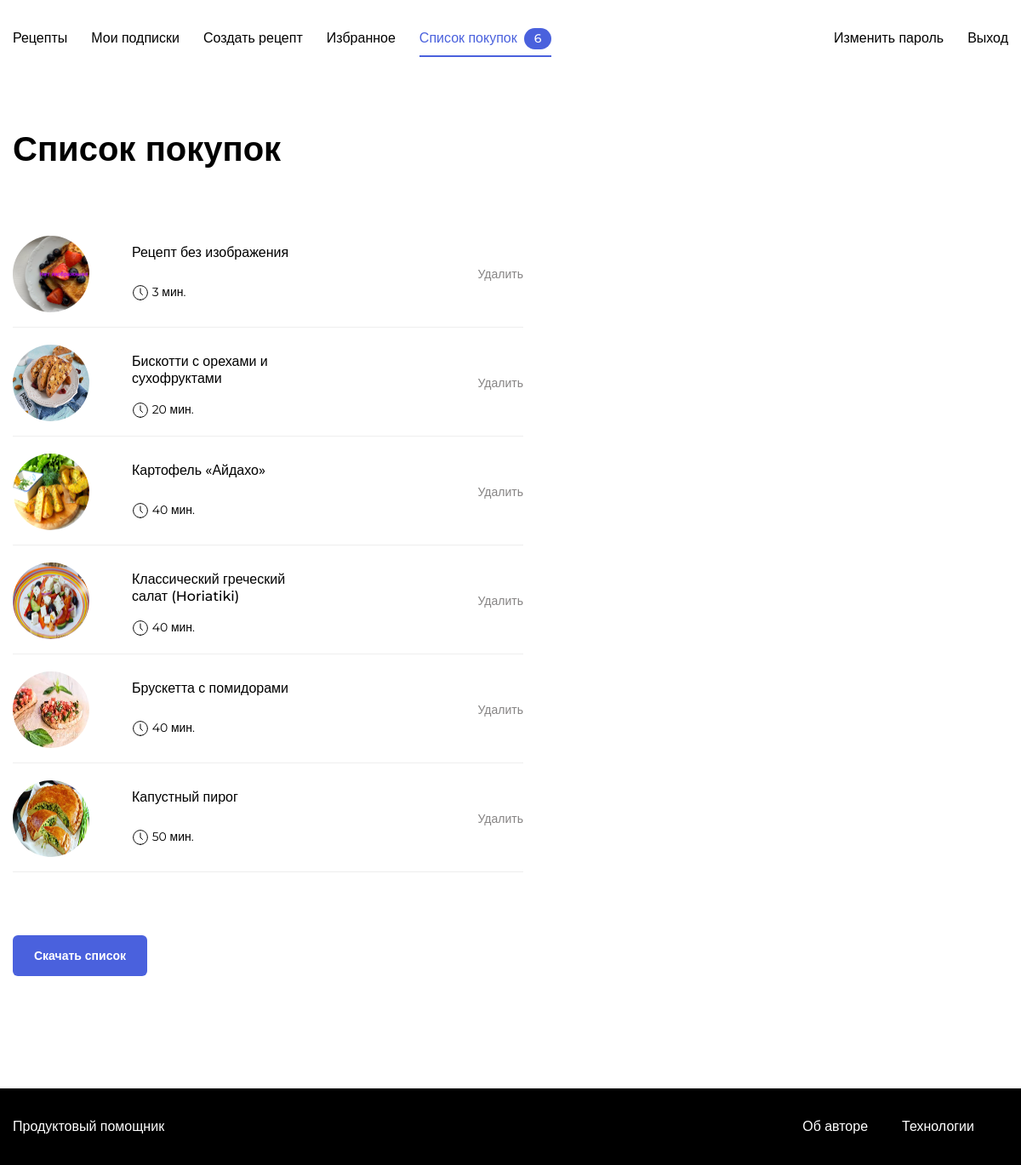
The app's page /shoplist/ (signed in) with its own data.
### users/models.py (models this page shows, shortened)
class CustomUser(AbstractUser):
    email_send = models.BooleanField(default=False)
    email = models.EmailField(blank=True, unique=True)
    is_active = models.BooleanField(default=False,)
    objects = CustomUserManager()

### recipes/models.py (models this page shows, shortened)
class Recipe(models.Model):
    author = models.ForeignKey(
        User, on_delete=models.CASCADE, verbose_name=_('author of recipe'), related_name='recipes'
    )
    title = models.CharField(
        _('the title of the recipe'), max_length=100, help_text=_('Enter the title of the recipe')
    )
    image = models.ImageField(
        _('image for recipe'), upload_to='recipes/', blank=True, null=True,
        default='recipes/defaultImage.png', help_text=_('Upload a recipe image')
    )
    description = models.TextField(
        _('Description of recipe'), blank=True, null=True, help_text=_('write a description of the recipe')
    )
    ingredients = models.ManyToManyField(
        Ingredient, through=RecipeIngredient, verbose_name=_('ingredient for recipe'),
        help_text=_('choose ingredients for your recipe')
    )
    recipe_tag = models.ManyToManyField(RecipeTag)
    cooking_time = models.PositiveSmallIntegerField(
        _('cooking time'), help_text=_('enter the cooking time in minutes'),
        validators=(
            MinValueValidator(1, 'Время приготовление должно быть больше 0 :-)'),
            MaxValueValidator(32767, 'Время приготовление должно быть меньше 32767. Это ну очень долго :-)'),
        ),
    )
    pub_date = models.DateTimeField(_('publication date'), auto_now_add=True)
    objects = RecipeQuerySet.as_manager()
    class Meta:
        ordering = ['-pub_date']
        verbose_name = _('Рецепт')
        verbose_name_plural = _('Рецепты')

### recipes/views.py (the view, shortened to what this page needs)
# urls.py: path('shoplist/', views.ShopList.as_view(), name='shoplist'),
class ShopList(ListView):
    template_name = 'recipes/shopList.html'
    context_object_name = 'recipes'
    def get_queryset(self):
        if self.request.user.is_authenticated:
            return Recipe.objects.filter(basket_recipe__user=self.request.user)

### recipes/templatetags/user_filter_tag.py (called while the page is built)
@register.filter
def shop_count(user, request):
    if user.is_authenticated:
        return BasketUser.objects.filter(user=user).count() or ''
    recipe_list = request.session.get('basket_recipes')
    if not recipe_list:
        return ''
    return len(recipe_list)

### recipes/utils.py (called while the page is built)
def tag_from_get(request):
    temp_actual_tags = {}
    for tag in TAGS:
        temp_tag = re.search(rf'{tag}=\d', request.get_full_path())
        if not temp_tag:
            temp_actual_tags[tag] = 1
    return temp_actual_tags

    def __call__(self, request):
        tags = tag_from_get(request)
        request.META['actual_tags'] = tags
        return self.get_response(request)

    def __call__(self, request):
        response = self.get_response(request)
        page = request.GET.get('page')
        paginator = response.context_data.get('paginator')
        if (page and paginator) and (page.isdigit() is False or int(page) > paginator.num_pages):
            q = request.GET.get('q')
            full_path = f'{request.path}?page={paginator.num_pages}'
            if q:
                full_path = f'{full_path}&q={q}'
            return redirect(full_path)
        return response

### recipes/templates/recipes/shopList.html (shortened to what this page needs)
{% extends 'base.html' %}
{% load static %}
{% load thumbnail %}
{% block main_title %}Список покупок{% endblock main_title %}
{% block content %}
    <div class="card-list card-list_column">
        <ul class="shopping-list">
            {% for recipe in recipes %}
            <li class="shopping-list__item" data-id="{{ recipe.id }}">
                <a class="href_no_decor" href='{% url 'recipes:recipe' recipe.author.username recipe.pk %}'><div class="recipe recipe_reverse">
                    {% include 'helper/page_elements/picture.html' with image=recipe.image size_picture="90x90" class="recipe__image recipe__image_big" %}
                    <h3 class="recipe__title ">{{ recipe.title }}</h3>
                    {% include 'helper/page_elements/recipe_clock.html' with class='recipe__text' clock=recipe.cooking_time %}
                </div></a>
                <a href="#" class="shopping-list__button link">Удалить</a>
            </li>
            {% endfor %}
        </ul>
    {% if recipes %}
        <a href="{% url 'recipes:shoplist_file' %}"><button class="button button_style_blue">Скачать список</button></a>
    {% else %}
        <p class="custom-text-block">Для скачивания файла с ингредиентами добавьте рецепты в корзину.</p>
    {% endif %}
    </div>
{% endblock content %}

### templates/auxiliary/nav.html (shortened to what this page needs)
{% load user_filter_tag %}
{% url 'recipes:index' as index %}
{% url 'recipes:subscriptions' as subscriptions %}
{% url 'recipes:new_recipe' as new_recipe %}
{% url 'recipes:favorite' request.user as favorite %}
{% url 'recipes:shoplist' as shoplist %}
{% url 'password_change' as password_change %}
{% url 'logout' as logout %}
<nav class="nav">
  <div class="nav__container container">
      <ul class="nav__items list">
          <li class="nav__item {% if request.path == index %}nav__item_active"><a class="nav__link link">{% else %}"><a class="nav__link link" href="{% url 'recipes:index' %}">{% endif %}Рецепты</a></li>
          {% if user.is_authenticated %}
          <li class="nav__item {% if request.path == subscriptions %}nav__item_active"><a class="nav__link link">{% else %}"><a class="nav__link link" href="{{ subscriptions }}">{% endif %}Мои подписки</a></li>
          <li class="nav__item {% if request.path == new_recipe %}nav__item_active"><a class="nav__link link">{% else %}"><a class="nav__link link" href="{{ new_recipe }}" class="nav__link link">{% endif %}Создать рецепт</a></li>
          <li class="nav__item {% if request.path == favorite %}nav__item_active"><a class="nav__link link">{% else %}"><a class="nav__link link" href="{{ favorite }}" class="nav__link link">{% endif %}Избранное</a></li>
          {% endif %}
          <li class="nav__item {% if request.path == shoplist %}nav__item_active"><a class="nav__link link">{% else %}"><a class="nav__link link" href="{{ shoplist }}" class="nav__link link">{% endif %}Список покупок</a> <span class="badge badge_style_blue nav__badge" id="counter">{{ user|shop_count:request}}</span></li>
      </ul>
      <ul class="nav__items list">
      {% if user.is_authenticated %}
          <li class="nav__item {% if request.path == password_change %}nav__item_active"><a class="nav__link link">{% else %}"><a class="nav__link link" href="{{ password_change }}">{% endif %}Изменить пароль</a></li>
          <li class="nav__item {% if request.path == logout %}nav__item_active"><a class="nav__link link">{% else %}"><a class="nav__link link" href="{{ logout }}">{% endif %}Выход</a></li>
      {% endif %}
      </ul>
  </div>
</nav>

### recipes/templates/helper/page_elements/picture.html
{% load thumbnail %}
{% thumbnail image size_picture crop="center" as im %}
    <img src="{{ im.url }}" width="{{ im.width }}" height="{{ im.height }}" alt="Картинка потeрялась :-(" class="{{ class }}">
{% endthumbnail %}

### recipes/templates/helper/page_elements/recipe_clock.html
<p class={{ class }}><span class="icon-time"></span> {{ clock }} мин.</p>

### recipes/static/recipes/pages/shopList.css (style rules this page uses)
* { box-sizing: border-box; }
html, body { min-height: 100%; }

### recipes/static/recipes/blocks/body/body.css (style rules this page uses)
.body { display: flex; flex-direction: column; }

### recipes/static/recipes/blocks/container/container.css (style rules this page uses)
.container { max-width: 1200px; padding: 0 15px; margin: 0 auto; width: 100%; }

### recipes/static/recipes/blocks/link/link.css (style rules this page uses)
.link { text-decoration: none; transition: opacity 0.2s; }

### recipes/static/recipes/blocks/button/button.css (style rules this page uses)
.button { font-family: 'Montserrat', sans-serif; font-style: normal; font-weight: 600; font-size: 14px; background: none; border-radius: 6px; padding: 12px 24px; height: 48px; line-height: normal; text-decoration: none; border: 1px solid transparent; transition: background 0.2s; outline: none; user-select: none; cursor: pointer; width: max-content; }

### recipes/static/recipes/blocks/button/_style/button_style_blue.css (style rules this page uses)
.button_style_blue { background: #4A61DD; color: #FFFFFF; transition: background 0.2s; }

### recipes/static/recipes/blocks/nav/nav.css (style rules this page uses)
.nav { height: 90px; width: 100%; }

### recipes/static/recipes/blocks/nav/__container/nav__container.css (style rules this page uses)
.nav__container { display: flex; justify-content: space-between; height: 100%; align-items: center; }

### recipes/static/recipes/blocks/nav/__items/nav__items.css (style rules this page uses)
.nav__items { display: flex; height: 100%; flex-direction: row; list-style: none; padding: 0; align-items: center; }

### recipes/static/recipes/blocks/nav/__item/nav__item.css (style rules this page uses)
.nav__item { display: flex; align-items: center; margin-right: 28px; height: 100%; color: #000000; position: relative; }
.nav__item:last-child { margin-right: 0; }

### recipes/static/recipes/blocks/nav/__item/_active/nav__item_active.css (style rules this page uses)
.nav__item_active { color: #4A61DD; }
.nav__item_active:after { content: ''; position: absolute; top: 50%; margin-top: 20px; left: 0; width: 100%; height: 2px; background: #4A61DD; }

### recipes/static/recipes/blocks/nav/__link/nav__link.css (style rules this page uses)
.nav__link { font-style: normal; font-weight: 500; font-size: 16px; line-height: 20px; color: inherit; cursor: pointer; font-family: 'Montserrat', sans-serif; }

### recipes/static/recipes/blocks/nav/__badge/nav__badge.css (style rules this page uses)
.nav__badge { margin-left: 8px; }

### recipes/static/recipes/blocks/recipe/__href/href_no_decor.css (style rules this page uses)
.href_no_decor { text-decoration: none; }

### recipes/static/recipes/blocks/card-list/card-list.css (style rules this page uses)
.card-list { display: grid; grid-template-columns: repeat(3, 1fr); grid-template-rows: auto; grid-gap: 40px; margin-bottom: 52px; }

### recipes/static/recipes/blocks/card-list/_column/card-list_column.css (style rules this page uses)
.card-list_column { grid-template-columns: 1fr; }

### recipes/static/recipes/blocks/shopping-list/shopping-list.css (style rules this page uses)
.shopping-list { display: flex; flex-direction: column; max-width: 600px; width: 100%; margin-top: 50px; margin-bottom: 34px; margin-left: 0; padding-left: 0; }

### recipes/static/recipes/blocks/shopping-list/__item/shopping-list__item.css (style rules this page uses)
.shopping-list__item { display: flex; align-items: center; margin-bottom: 20px; max-width: 600px; align-content: flex-start; width: 100%; position: relative; justify-content: space-between; padding-bottom: 18px; list-style-type: none; }
.shopping-list__item:after { content: ''; position: absolute; left: 0; bottom: 0; background: #EEEEEE; height: 1px; width: 100%; }
.shopping-list__item:last-child { margin-bottom: 0; }

### recipes/static/recipes/blocks/shopping-list/__button/shopping-list__button.css (style rules this page uses)
.shopping-list__button { font-family: 'Montserrat', sans-serif; font-style: normal; font-weight: 500; font-size: 14px; line-height: 17px; color: #858383; }

### recipes/static/recipes/blocks/recipe/recipe.css (style rules this page uses)
.recipe { display: grid; position: relative; grid-template-areas: 'title image' 'text image'; justify-content: space-between; column-gap: 50px; }

### recipes/static/recipes/blocks/recipe/__title/recipe__title.css (style rules this page uses)
.recipe__title { font-family: 'Montserrat', sans-serif; font-style: normal; font-weight: 500; max-width: 200px; font-size: 16px; line-height: 20px; color: #000000; margin: 10px 0 13px; grid-area: title; }

### recipes/static/recipes/blocks/recipe/__image/recipe__image.css (style rules this page uses)
.recipe__image { width: 72px; height: 72px; grid-area: image; border-radius: 50%; }

### recipes/static/recipes/blocks/recipe/__text/recipe__text.css (style rules this page uses)
.recipe__text { font-family: 'Montserrat', sans-serif; font-style: normal; font-weight: normal; font-size: 14px; line-height: 17px; max-width: 200px; color: #000000; grid-area: text; align-self: start; margin: 0 0 28px; }
.recipe__text:last-child { margin-bottom: 0; }

### recipes/static/recipes/blocks/recipe/_reverse/recipe_reverse.css (style rules this page uses)
.recipe_reverse { grid-template-areas: 'image title' 'image text'; }

### recipes/static/recipes/blocks/recipe/__image/_big/recipe__image_big.css (style rules this page uses)
.recipe__image_big { width: 90px; height: 90px; }

### recipes/static/recipes/blocks/badge/badge.css (style rules this page uses)
.badge { color: #fff; background: #ddd; border-radius: 24px; padding: 4px 12px; font-style: normal; font-weight: 500; font-size: 14px; line-height: 17px; font-family: 'Montserrat', sans-serif; }

### recipes/static/recipes/blocks/badge/_style/badge_style_blue.css (style rules this page uses)
.badge_style_blue { background: #4A61DD; border-radius: 36px; }

### records on screen
CustomUser: id "6"
Recipe: shows a picture, title "Рецепт без изображения", cooking_time "3"
Recipe: shows a picture, title "Бискотти с орехами и сухофруктами", cooking_time "20"
Recipe: shows a picture, title "Картофель «Айдахо»", cooking_time "40"
Recipe: shows a picture, title "Классический греческий салат (Horiatiki)", cooking_time "40"
Recipe: shows a picture, title "Брускетта с помидорами", cooking_time "40"
Recipe: shows a picture, title "Капустный пирог", cooking_time "50"
